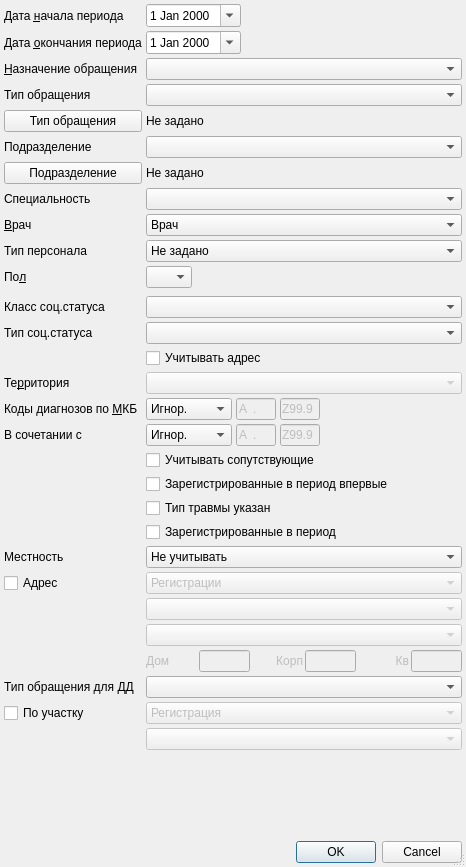
<?xml version="1.0" encoding="UTF-8"?>
<ui version="4.0">
 <class>ReportAcuteInfectionsAbleSetupDialog</class>
 <widget class="QDialog" name="ReportAcuteInfectionsAbleSetupDialog">
  <property name="windowModality">
   <enum>Qt::ApplicationModal</enum>
  </property>
  <property name="geometry">
   <rect>
    <x>0</x>
    <y>0</y>
    <width>466</width>
    <height>867</height>
   </rect>
  </property>
  <property name="windowTitle">
   <string>параметры отчёта</string>
  </property>
  <property name="sizeGripEnabled">
   <bool>true</bool>
  </property>
  <layout class="QGridLayout" name="gridLayout">
   <property name="margin">
    <number>4</number>
   </property>
   <property name="spacing">
    <number>4</number>
   </property>
   <item row="9" column="1" colspan="3">
    <widget class="QComboBox" name="cmbPersonPost">
     <item>
      <property name="text">
       <string>Не задано</string>
      </property>
     </item>
     <item>
      <property name="text">
       <string>Врачи</string>
      </property>
     </item>
     <item>
      <property name="text">
       <string>Средний медицинский персонал</string>
      </property>
     </item>
    </widget>
   </item>
   <item row="2" column="1" colspan="3">
    <widget class="CRBComboBox" name="cmbEventPurpose"/>
   </item>
   <item row="11" column="1" colspan="3">
    <widget class="QFrame" name="frmAge">
     <property name="frameShape">
      <enum>QFrame::NoFrame</enum>
     </property>
     <property name="frameShadow">
      <enum>QFrame::Raised</enum>
     </property>
     <layout class="QHBoxLayout">
      <property name="spacing">
       <number>4</number>
      </property>
      <property name="margin">
       <number>0</number>
      </property>
     </layout>
    </widget>
   </item>
   <item row="15" column="0">
    <widget class="QLabel" name="lblArea">
     <property name="text">
      <string>Те&amp;рритория</string>
     </property>
     <property name="buddy">
      <cstring>cmbArea</cstring>
     </property>
    </widget>
   </item>
   <item row="25" column="1" colspan="3">
    <widget class="CStreetComboBox" name="cmbFilterAddressStreet">
     <property name="enabled">
      <bool>false</bool>
     </property>
     <property name="sizePolicy">
      <sizepolicy hsizetype="Expanding" vsizetype="Fixed">
       <horstretch>0</horstretch>
       <verstretch>0</verstretch>
      </sizepolicy>
     </property>
    </widget>
   </item>
   <item row="16" column="1" colspan="3">
    <widget class="QFrame" name="frmMKB">
     <property name="frameShape">
      <enum>QFrame::NoFrame</enum>
     </property>
     <property name="frameShadow">
      <enum>QFrame::Raised</enum>
     </property>
     <layout class="QGridLayout">
      <property name="horizontalSpacing">
       <number>4</number>
      </property>
      <property name="verticalSpacing">
       <number>0</number>
      </property>
      <property name="margin">
       <number>0</number>
      </property>
      <item row="0" column="0">
       <widget class="QComboBox" name="cmbMKBFilter">
        <item>
         <property name="text">
          <string>Игнор.</string>
         </property>
        </item>
        <item>
         <property name="text">
          <string>Интервал</string>
         </property>
        </item>
       </widget>
      </item>
      <item row="0" column="1">
       <widget class="CICDCodeEdit" name="edtMKBFrom">
        <property name="enabled">
         <bool>false</bool>
        </property>
        <property name="sizePolicy">
         <sizepolicy hsizetype="Fixed" vsizetype="Fixed">
          <horstretch>0</horstretch>
          <verstretch>0</verstretch>
         </sizepolicy>
        </property>
        <property name="maximumSize">
         <size>
          <width>40</width>
          <height>16777215</height>
         </size>
        </property>
        <property name="inputMask">
         <string>a00.00; </string>
        </property>
        <property name="text">
         <string>A.</string>
        </property>
        <property name="maxLength">
         <number>6</number>
        </property>
       </widget>
      </item>
      <item row="0" column="2">
       <widget class="CICDCodeEdit" name="edtMKBTo">
        <property name="enabled">
         <bool>false</bool>
        </property>
        <property name="sizePolicy">
         <sizepolicy hsizetype="Fixed" vsizetype="Fixed">
          <horstretch>0</horstretch>
          <verstretch>0</verstretch>
         </sizepolicy>
        </property>
        <property name="maximumSize">
         <size>
          <width>40</width>
          <height>16777215</height>
         </size>
        </property>
        <property name="inputMask">
         <string>a00.00; </string>
        </property>
        <property name="text">
         <string>Z99.9</string>
        </property>
        <property name="maxLength">
         <number>6</number>
        </property>
       </widget>
      </item>
      <item row="0" column="3">
       <spacer>
        <property name="orientation">
         <enum>Qt::Horizontal</enum>
        </property>
        <property name="sizeHint" stdset="0">
         <size>
          <width>40</width>
          <height>20</height>
         </size>
        </property>
       </spacer>
      </item>
     </layout>
    </widget>
   </item>
   <item row="7" column="1" colspan="3">
    <widget class="CRBComboBox" name="cmbSpeciality"/>
   </item>
   <item row="3" column="0">
    <widget class="QLabel" name="lblEventType">
     <property name="text">
      <string>Тип обращения</string>
     </property>
    </widget>
   </item>
   <item row="17" column="1" colspan="3">
    <widget class="QFrame" name="frmMKBEx">
     <property name="frameShape">
      <enum>QFrame::NoFrame</enum>
     </property>
     <property name="frameShadow">
      <enum>QFrame::Raised</enum>
     </property>
     <layout class="QGridLayout" name="_2">
      <property name="horizontalSpacing">
       <number>4</number>
      </property>
      <property name="verticalSpacing">
       <number>0</number>
      </property>
      <property name="margin">
       <number>0</number>
      </property>
      <item row="0" column="0">
       <widget class="QComboBox" name="cmbMKBExFilter">
        <item>
         <property name="text">
          <string>Игнор.</string>
         </property>
        </item>
        <item>
         <property name="text">
          <string>Интервал</string>
         </property>
        </item>
       </widget>
      </item>
      <item row="0" column="1">
       <widget class="CICDCodeEdit" name="edtMKBExFrom">
        <property name="enabled">
         <bool>false</bool>
        </property>
        <property name="sizePolicy">
         <sizepolicy hsizetype="Fixed" vsizetype="Fixed">
          <horstretch>0</horstretch>
          <verstretch>0</verstretch>
         </sizepolicy>
        </property>
        <property name="maximumSize">
         <size>
          <width>40</width>
          <height>16777215</height>
         </size>
        </property>
        <property name="inputMask">
         <string>a00.00; </string>
        </property>
        <property name="text">
         <string>A.</string>
        </property>
        <property name="maxLength">
         <number>6</number>
        </property>
       </widget>
      </item>
      <item row="0" column="2">
       <widget class="CICDCodeEdit" name="edtMKBExTo">
        <property name="enabled">
         <bool>false</bool>
        </property>
        <property name="sizePolicy">
         <sizepolicy hsizetype="Fixed" vsizetype="Fixed">
          <horstretch>0</horstretch>
          <verstretch>0</verstretch>
         </sizepolicy>
        </property>
        <property name="maximumSize">
         <size>
          <width>40</width>
          <height>16777215</height>
         </size>
        </property>
        <property name="inputMask">
         <string>a00.00; </string>
        </property>
        <property name="text">
         <string>Z99.9</string>
        </property>
        <property name="maxLength">
         <number>6</number>
        </property>
       </widget>
      </item>
      <item row="0" column="3">
       <spacer>
        <property name="orientation">
         <enum>Qt::Horizontal</enum>
        </property>
        <property name="sizeHint" stdset="0">
         <size>
          <width>40</width>
          <height>20</height>
         </size>
        </property>
       </spacer>
      </item>
     </layout>
    </widget>
   </item>
   <item row="5" column="0">
    <widget class="QLabel" name="lblOrgStructure">
     <property name="text">
      <string>Подразделение</string>
     </property>
    </widget>
   </item>
   <item row="28" column="0">
    <widget class="QLabel" name="lblEventTypeDD">
     <property name="text">
      <string>Тип обращения для ДД</string>
     </property>
     <property name="buddy">
      <cstring>cmbEventTypeDD</cstring>
     </property>
    </widget>
   </item>
   <item row="8" column="1" colspan="3">
    <widget class="CPersonComboBoxEx" name="cmbPerson">
     <item>
      <property name="text">
       <string>Врач</string>
      </property>
     </item>
    </widget>
   </item>
   <item row="5" column="1" colspan="3">
    <widget class="COrgStructureComboBox" name="cmbOrgStructure"/>
   </item>
   <item row="19" column="1" colspan="3">
    <widget class="QCheckBox" name="chkOnlyFirstTime">
     <property name="toolTip">
      <string>Значение может отличаться от значения &quot;впервые&quot; ф.12</string>
     </property>
     <property name="text">
      <string>Зарегистрированные в период впервые</string>
     </property>
    </widget>
   </item>
   <item row="23" column="0">
    <widget class="QCheckBox" name="chkFilterAddress">
     <property name="text">
      <string>Адрес</string>
     </property>
    </widget>
   </item>
   <item row="6" column="1" colspan="3">
    <widget class="QLabel" name="lblOrgStructureList">
     <property name="text">
      <string>Не задано</string>
     </property>
     <property name="wordWrap">
      <bool>true</bool>
     </property>
    </widget>
   </item>
   <item row="20" column="1" colspan="3">
    <widget class="QCheckBox" name="chkNotNullTraumaType">
     <property name="text">
      <string>Тип травмы указан</string>
     </property>
    </widget>
   </item>
   <item row="10" column="2" colspan="2">
    <spacer>
     <property name="orientation">
      <enum>Qt::Horizontal</enum>
     </property>
     <property name="sizeHint" stdset="0">
      <size>
       <width>21</width>
       <height>20</height>
      </size>
     </property>
    </spacer>
   </item>
   <item row="9" column="0">
    <widget class="QLabel" name="lblPersonPost">
     <property name="text">
      <string>Тип персонала</string>
     </property>
    </widget>
   </item>
   <item row="0" column="3">
    <spacer>
     <property name="orientation">
      <enum>Qt::Horizontal</enum>
     </property>
     <property name="sizeHint" stdset="0">
      <size>
       <width>91</width>
       <height>20</height>
      </size>
     </property>
    </spacer>
   </item>
   <item row="1" column="1" colspan="2">
    <widget class="CDateEdit" name="edtEndDate">
     <property name="calendarPopup">
      <bool>true</bool>
     </property>
    </widget>
   </item>
   <item row="12" column="0">
    <widget class="QLabel" name="lblSocStatusClass">
     <property name="text">
      <string>Класс соц.статуса</string>
     </property>
     <property name="buddy">
      <cstring>cmbSocStatusClass</cstring>
     </property>
    </widget>
   </item>
   <item row="17" column="0">
    <widget class="QLabel" name="lblMKBEx">
     <property name="text">
      <string>В сочетании с</string>
     </property>
     <property name="buddy">
      <cstring>cmbMKBExFilter</cstring>
     </property>
    </widget>
   </item>
   <item row="32" column="0" colspan="4">
    <widget class="QDialogButtonBox" name="buttonBox">
     <property name="orientation">
      <enum>Qt::Horizontal</enum>
     </property>
     <property name="standardButtons">
      <set>QDialogButtonBox::Cancel|QDialogButtonBox::Ok</set>
     </property>
    </widget>
   </item>
   <item row="16" column="0">
    <widget class="QLabel" name="lblMKB">
     <property name="text">
      <string>Коды диагнозов по &amp;МКБ</string>
     </property>
     <property name="buddy">
      <cstring>cmbMKBFilter</cstring>
     </property>
    </widget>
   </item>
   <item row="24" column="1" colspan="3">
    <widget class="CKLADRComboBox" name="cmbFilterAddressCity">
     <property name="enabled">
      <bool>false</bool>
     </property>
     <property name="sizePolicy">
      <sizepolicy hsizetype="Expanding" vsizetype="Fixed">
       <horstretch>0</horstretch>
       <verstretch>0</verstretch>
      </sizepolicy>
     </property>
    </widget>
   </item>
   <item row="8" column="0">
    <widget class="QLabel" name="lblPerson">
     <property name="text">
      <string>&amp;Врач</string>
     </property>
     <property name="buddy">
      <cstring>cmbPerson</cstring>
     </property>
    </widget>
   </item>
   <item row="15" column="1" colspan="3">
    <widget class="COrgStructureComboBox" name="cmbArea">
     <property name="enabled">
      <bool>false</bool>
     </property>
    </widget>
   </item>
   <item row="21" column="1" colspan="3">
    <widget class="QCheckBox" name="chkRegisteredInPeriod">
     <property name="text">
      <string>Зарегистрированные в период</string>
     </property>
    </widget>
   </item>
   <item row="28" column="1" colspan="3">
    <widget class="CRBComboBox" name="cmbEventTypeDD"/>
   </item>
   <item row="1" column="0">
    <widget class="QLabel" name="lblEndDate">
     <property name="text">
      <string>Дата &amp;окончания периода</string>
     </property>
     <property name="buddy">
      <cstring>edtEndDate</cstring>
     </property>
    </widget>
   </item>
   <item row="23" column="1" colspan="3">
    <widget class="QComboBox" name="cmbFilterAddressType">
     <property name="enabled">
      <bool>false</bool>
     </property>
     <property name="sizePolicy">
      <sizepolicy hsizetype="Expanding" vsizetype="Fixed">
       <horstretch>0</horstretch>
       <verstretch>0</verstretch>
      </sizepolicy>
     </property>
     <item>
      <property name="text">
       <string>Регистрации</string>
      </property>
     </item>
     <item>
      <property name="text">
       <string>Проживания</string>
      </property>
     </item>
    </widget>
   </item>
   <item row="0" column="1" colspan="2">
    <widget class="CDateEdit" name="edtBegDate">
     <property name="calendarPopup">
      <bool>true</bool>
     </property>
    </widget>
   </item>
   <item row="13" column="0">
    <widget class="QLabel" name="lblSocStatusType">
     <property name="text">
      <string>Тип соц.статуса</string>
     </property>
     <property name="buddy">
      <cstring>cmbSocStatusType</cstring>
     </property>
    </widget>
   </item>
   <item row="31" column="0">
    <spacer>
     <property name="orientation">
      <enum>Qt::Vertical</enum>
     </property>
     <property name="sizeHint" stdset="0">
      <size>
       <width>129</width>
       <height>131</height>
      </size>
     </property>
    </spacer>
   </item>
   <item row="3" column="1" colspan="3">
    <widget class="CRBComboBox" name="cmbEventType"/>
   </item>
   <item row="2" column="0">
    <widget class="QLabel" name="lblEventPurpose">
     <property name="text">
      <string>&amp;Назначение обращения</string>
     </property>
     <property name="buddy">
      <cstring>cmbEventPurpose</cstring>
     </property>
    </widget>
   </item>
   <item row="10" column="1">
    <widget class="QComboBox" name="cmbSex">
     <item>
      <property name="text">
       <string/>
      </property>
     </item>
     <item>
      <property name="text">
       <string>М</string>
      </property>
     </item>
     <item>
      <property name="text">
       <string>Ж</string>
      </property>
     </item>
    </widget>
   </item>
   <item row="14" column="1" colspan="3">
    <widget class="QCheckBox" name="chkArea">
     <property name="text">
      <string>Учитывать адрес</string>
     </property>
    </widget>
   </item>
   <item row="4" column="1" colspan="3">
    <widget class="QLabel" name="lblEventTypeList">
     <property name="text">
      <string>Не задано</string>
     </property>
     <property name="wordWrap">
      <bool>true</bool>
     </property>
    </widget>
   </item>
   <item row="0" column="0">
    <widget class="QLabel" name="lblBegDate">
     <property name="text">
      <string>Дата &amp;начала периода</string>
     </property>
     <property name="buddy">
      <cstring>edtBegDate</cstring>
     </property>
    </widget>
   </item>
   <item row="22" column="0">
    <widget class="QLabel" name="lblLocality">
     <property name="text">
      <string>Местность</string>
     </property>
     <property name="buddy">
      <cstring>cmbLocality</cstring>
     </property>
    </widget>
   </item>
   <item row="6" column="0">
    <widget class="QPushButton" name="btnOrgStructureList">
     <property name="text">
      <string>Подразделение</string>
     </property>
    </widget>
   </item>
   <item row="12" column="1" colspan="3">
    <widget class="CSocStatusComboBox" name="cmbSocStatusClass"/>
   </item>
   <item row="10" column="0">
    <widget class="QLabel" name="lblSex">
     <property name="text">
      <string>По&amp;л</string>
     </property>
     <property name="buddy">
      <cstring>cmbSex</cstring>
     </property>
    </widget>
   </item>
   <item row="22" column="1" colspan="3">
    <widget class="QComboBox" name="cmbLocality">
     <item>
      <property name="text">
       <string>Не учитывать</string>
      </property>
     </item>
     <item>
      <property name="text">
       <string>Городские жители</string>
      </property>
     </item>
     <item>
      <property name="text">
       <string>Сельские жители</string>
      </property>
     </item>
    </widget>
   </item>
   <item row="29" column="1" colspan="3">
    <widget class="QComboBox" name="cmbFilterAddressOrgStructureType">
     <property name="enabled">
      <bool>false</bool>
     </property>
     <item>
      <property name="text">
       <string>Регистрация</string>
      </property>
     </item>
     <item>
      <property name="text">
       <string>Проживание</string>
      </property>
     </item>
     <item>
      <property name="text">
       <string>Регистрация или проживание</string>
      </property>
     </item>
     <item>
      <property name="text">
       <string>Прикрепление</string>
      </property>
     </item>
     <item>
      <property name="text">
       <string>Регистрация или прикрепление</string>
      </property>
     </item>
     <item>
      <property name="text">
       <string>Проживание или прикрепление</string>
      </property>
     </item>
     <item>
      <property name="text">
       <string>Регистрация, проживание или прикрепление</string>
      </property>
     </item>
    </widget>
   </item>
   <item row="13" column="1" colspan="3">
    <widget class="CRBComboBox" name="cmbSocStatusType"/>
   </item>
   <item row="18" column="1" colspan="3">
    <widget class="QCheckBox" name="chkAccountAccomp">
     <property name="text">
      <string>Учитывать сопутствующие</string>
     </property>
    </widget>
   </item>
   <item row="1" column="3">
    <spacer>
     <property name="orientation">
      <enum>Qt::Horizontal</enum>
     </property>
     <property name="sizeHint" stdset="0">
      <size>
       <width>91</width>
       <height>20</height>
      </size>
     </property>
    </spacer>
   </item>
   <item row="26" column="1" colspan="3">
    <layout class="QHBoxLayout" name="horizontalLayout_6">
     <property name="spacing">
      <number>2</number>
     </property>
     <item>
      <widget class="QLabel" name="lblFilterAddressHouse">
       <property name="enabled">
        <bool>false</bool>
       </property>
       <property name="text">
        <string>Дом</string>
       </property>
       <property name="alignment">
        <set>Qt::AlignLeading|Qt::AlignLeft|Qt::AlignVCenter</set>
       </property>
       <property name="buddy">
        <cstring>edtFilterAddressHouse</cstring>
       </property>
      </widget>
     </item>
     <item>
      <widget class="QLineEdit" name="edtFilterAddressHouse">
       <property name="enabled">
        <bool>false</bool>
       </property>
       <property name="sizePolicy">
        <sizepolicy hsizetype="Ignored" vsizetype="Fixed">
         <horstretch>0</horstretch>
         <verstretch>0</verstretch>
        </sizepolicy>
       </property>
      </widget>
     </item>
     <item>
      <widget class="QLabel" name="lblFilterAddressCorpus">
       <property name="enabled">
        <bool>false</bool>
       </property>
       <property name="text">
        <string>Корп</string>
       </property>
       <property name="alignment">
        <set>Qt::AlignRight|Qt::AlignTrailing|Qt::AlignVCenter</set>
       </property>
       <property name="buddy">
        <cstring>edtFilterAddressCorpus</cstring>
       </property>
      </widget>
     </item>
     <item>
      <widget class="QLineEdit" name="edtFilterAddressCorpus">
       <property name="enabled">
        <bool>false</bool>
       </property>
       <property name="sizePolicy">
        <sizepolicy hsizetype="Ignored" vsizetype="Fixed">
         <horstretch>0</horstretch>
         <verstretch>0</verstretch>
        </sizepolicy>
       </property>
      </widget>
     </item>
     <item>
      <widget class="QLabel" name="lblFilterAddressFlat">
       <property name="enabled">
        <bool>false</bool>
       </property>
       <property name="text">
        <string>Кв</string>
       </property>
       <property name="alignment">
        <set>Qt::AlignRight|Qt::AlignTrailing|Qt::AlignVCenter</set>
       </property>
       <property name="buddy">
        <cstring>edtFilterAddressFlat</cstring>
       </property>
      </widget>
     </item>
     <item>
      <widget class="QLineEdit" name="edtFilterAddressFlat">
       <property name="enabled">
        <bool>false</bool>
       </property>
       <property name="sizePolicy">
        <sizepolicy hsizetype="Ignored" vsizetype="Fixed">
         <horstretch>0</horstretch>
         <verstretch>0</verstretch>
        </sizepolicy>
       </property>
      </widget>
     </item>
    </layout>
   </item>
   <item row="7" column="0">
    <widget class="QLabel" name="lblSpeciality">
     <property name="text">
      <string>Специальность</string>
     </property>
    </widget>
   </item>
   <item row="4" column="0">
    <widget class="QPushButton" name="btnEventTypeList">
     <property name="text">
      <string>Тип обращения</string>
     </property>
    </widget>
   </item>
   <item row="30" column="1" colspan="3">
    <widget class="COrgStructureComboBox" name="cmbFilterAddressOrgStructure">
     <property name="enabled">
      <bool>false</bool>
     </property>
    </widget>
   </item>
   <item row="29" column="0">
    <widget class="QCheckBox" name="chkFilterAddressOrgStructure">
     <property name="text">
      <string>По участку</string>
     </property>
    </widget>
   </item>
  </layout>
 </widget>
 <customwidgets>
  <customwidget>
   <class>COrgStructureComboBox</class>
   <extends>QComboBox</extends>
   <header>Orgs/OrgStructComboBoxes.h</header>
  </customwidget>
  <customwidget>
   <class>CRBComboBox</class>
   <extends>QComboBox</extends>
   <header>library/crbcombobox.h</header>
  </customwidget>
  <customwidget>
   <class>CDateEdit</class>
   <extends>QDateEdit</extends>
   <header>library/DateEdit</header>
  </customwidget>
  <customwidget>
   <class>CKLADRComboBox</class>
   <extends>QComboBox</extends>
   <header>KLADR/kladrComboxes.h</header>
  </customwidget>
  <customwidget>
   <class>CPersonComboBoxEx</class>
   <extends>QComboBox</extends>
   <header>Orgs/PersonComboBoxEx.h</header>
  </customwidget>
  <customwidget>
   <class>CICDCodeEdit</class>
   <extends>QLineEdit</extends>
   <header>library/ICDCodeEdit.h</header>
  </customwidget>
  <customwidget>
   <class>CStreetComboBox</class>
   <extends>QComboBox</extends>
   <header>KLADR/kladrComboxes.h</header>
  </customwidget>
  <customwidget>
   <class>CSocStatusComboBox</class>
   <extends>QComboBox</extends>
   <header>Registry/SocStatusComboBox.h</header>
  </customwidget>
 </customwidgets>
 <tabstops>
  <tabstop>edtBegDate</tabstop>
  <tabstop>edtEndDate</tabstop>
  <tabstop>cmbEventPurpose</tabstop>
  <tabstop>cmbEventType</tabstop>
  <tabstop>btnEventTypeList</tabstop>
  <tabstop>cmbOrgStructure</tabstop>
  <tabstop>btnOrgStructureList</tabstop>
  <tabstop>cmbPerson</tabstop>
  <tabstop>cmbPersonPost</tabstop>
  <tabstop>cmbSex</tabstop>
  <tabstop>cmbSpeciality</tabstop>
  <tabstop>cmbSocStatusClass</tabstop>
  <tabstop>cmbSocStatusType</tabstop>
  <tabstop>chkArea</tabstop>
  <tabstop>cmbArea</tabstop>
  <tabstop>cmbMKBFilter</tabstop>
  <tabstop>edtMKBFrom</tabstop>
  <tabstop>edtMKBTo</tabstop>
  <tabstop>cmbMKBExFilter</tabstop>
  <tabstop>edtMKBExFrom</tabstop>
  <tabstop>edtMKBExTo</tabstop>
  <tabstop>chkAccountAccomp</tabstop>
  <tabstop>chkOnlyFirstTime</tabstop>
  <tabstop>chkNotNullTraumaType</tabstop>
  <tabstop>chkRegisteredInPeriod</tabstop>
  <tabstop>cmbLocality</tabstop>
  <tabstop>chkFilterAddress</tabstop>
  <tabstop>cmbFilterAddressType</tabstop>
  <tabstop>cmbFilterAddressCity</tabstop>
  <tabstop>cmbFilterAddressStreet</tabstop>
  <tabstop>edtFilterAddressHouse</tabstop>
  <tabstop>edtFilterAddressCorpus</tabstop>
  <tabstop>edtFilterAddressFlat</tabstop>
  <tabstop>cmbEventTypeDD</tabstop>
  <tabstop>buttonBox</tabstop>
 </tabstops>
 <resources/>
 <connections>
  <connection>
   <sender>buttonBox</sender>
   <signal>accepted()</signal>
   <receiver>ReportAcuteInfectionsAbleSetupDialog</receiver>
   <slot>accept()</slot>
   <hints>
    <hint type="sourcelabel">
     <x>133</x>
     <y>841</y>
    </hint>
    <hint type="destinationlabel">
     <x>70</x>
     <y>217</y>
    </hint>
   </hints>
  </connection>
  <connection>
   <sender>buttonBox</sender>
   <signal>rejected()</signal>
   <receiver>ReportAcuteInfectionsAbleSetupDialog</receiver>
   <slot>reject()</slot>
   <hints>
    <hint type="sourcelabel">
     <x>246</x>
     <y>841</y>
    </hint>
    <hint type="destinationlabel">
     <x>269</x>
     <y>217</y>
    </hint>
   </hints>
  </connection>
  <connection>
   <sender>chkArea</sender>
   <signal>toggled(bool)</signal>
   <receiver>cmbArea</receiver>
   <slot>setEnabled(bool)</slot>
   <hints>
    <hint type="sourcelabel">
     <x>424</x>
     <y>381</y>
    </hint>
    <hint type="destinationlabel">
     <x>424</x>
     <y>408</y>
    </hint>
   </hints>
  </connection>
  <connection>
   <sender>chkFilterAddress</sender>
   <signal>toggled(bool)</signal>
   <receiver>cmbFilterAddressType</receiver>
   <slot>setEnabled(bool)</slot>
   <hints>
    <hint type="sourcelabel">
     <x>85</x>
     <y>615</y>
    </hint>
    <hint type="destinationlabel">
     <x>424</x>
     <y>616</y>
    </hint>
   </hints>
  </connection>
  <connection>
   <sender>chkFilterAddress</sender>
   <signal>toggled(bool)</signal>
   <receiver>cmbFilterAddressCity</receiver>
   <slot>setEnabled(bool)</slot>
   <hints>
    <hint type="sourcelabel">
     <x>85</x>
     <y>615</y>
    </hint>
    <hint type="destinationlabel">
     <x>387</x>
     <y>643</y>
    </hint>
   </hints>
  </connection>
  <connection>
   <sender>chkFilterAddress</sender>
   <signal>toggled(bool)</signal>
   <receiver>cmbFilterAddressStreet</receiver>
   <slot>setEnabled(bool)</slot>
   <hints>
    <hint type="sourcelabel">
     <x>85</x>
     <y>615</y>
    </hint>
    <hint type="destinationlabel">
     <x>424</x>
     <y>670</y>
    </hint>
   </hints>
  </connection>
  <connection>
   <sender>chkFilterAddress</sender>
   <signal>toggled(bool)</signal>
   <receiver>edtFilterAddressHouse</receiver>
   <slot>setEnabled(bool)</slot>
   <hints>
    <hint type="sourcelabel">
     <x>85</x>
     <y>615</y>
    </hint>
    <hint type="destinationlabel">
     <x>246</x>
     <y>698</y>
    </hint>
   </hints>
  </connection>
  <connection>
   <sender>chkFilterAddress</sender>
   <signal>toggled(bool)</signal>
   <receiver>edtFilterAddressCorpus</receiver>
   <slot>setEnabled(bool)</slot>
   <hints>
    <hint type="sourcelabel">
     <x>85</x>
     <y>615</y>
    </hint>
    <hint type="destinationlabel">
     <x>334</x>
     <y>698</y>
    </hint>
   </hints>
  </connection>
  <connection>
   <sender>chkFilterAddress</sender>
   <signal>toggled(bool)</signal>
   <receiver>edtFilterAddressFlat</receiver>
   <slot>setEnabled(bool)</slot>
   <hints>
    <hint type="sourcelabel">
     <x>85</x>
     <y>615</y>
    </hint>
    <hint type="destinationlabel">
     <x>423</x>
     <y>698</y>
    </hint>
   </hints>
  </connection>
  <connection>
   <sender>chkFilterAddress</sender>
   <signal>toggled(bool)</signal>
   <receiver>lblFilterAddressHouse</receiver>
   <slot>setEnabled(bool)</slot>
   <hints>
    <hint type="sourcelabel">
     <x>85</x>
     <y>615</y>
    </hint>
    <hint type="destinationlabel">
     <x>201</x>
     <y>698</y>
    </hint>
   </hints>
  </connection>
  <connection>
   <sender>chkFilterAddress</sender>
   <signal>toggled(bool)</signal>
   <receiver>lblFilterAddressCorpus</receiver>
   <slot>setEnabled(bool)</slot>
   <hints>
    <hint type="sourcelabel">
     <x>85</x>
     <y>615</y>
    </hint>
    <hint type="destinationlabel">
     <x>290</x>
     <y>698</y>
    </hint>
   </hints>
  </connection>
  <connection>
   <sender>chkFilterAddress</sender>
   <signal>toggled(bool)</signal>
   <receiver>lblFilterAddressFlat</receiver>
   <slot>setEnabled(bool)</slot>
   <hints>
    <hint type="sourcelabel">
     <x>85</x>
     <y>615</y>
    </hint>
    <hint type="destinationlabel">
     <x>379</x>
     <y>698</y>
    </hint>
   </hints>
  </connection>
  <connection>
   <sender>chkFilterAddressOrgStructure</sender>
   <signal>toggled(bool)</signal>
   <receiver>cmbFilterAddressOrgStructureType</receiver>
   <slot>setEnabled(bool)</slot>
   <hints>
    <hint type="sourcelabel">
     <x>72</x>
     <y>748</y>
    </hint>
    <hint type="destinationlabel">
     <x>191</x>
     <y>738</y>
    </hint>
   </hints>
  </connection>
  <connection>
   <sender>chkFilterAddressOrgStructure</sender>
   <signal>toggled(bool)</signal>
   <receiver>cmbFilterAddressOrgStructure</receiver>
   <slot>setEnabled(bool)</slot>
   <hints>
    <hint type="sourcelabel">
     <x>71</x>
     <y>742</y>
    </hint>
    <hint type="destinationlabel">
     <x>240</x>
     <y>764</y>
    </hint>
   </hints>
  </connection>
 </connections>
</ui>
